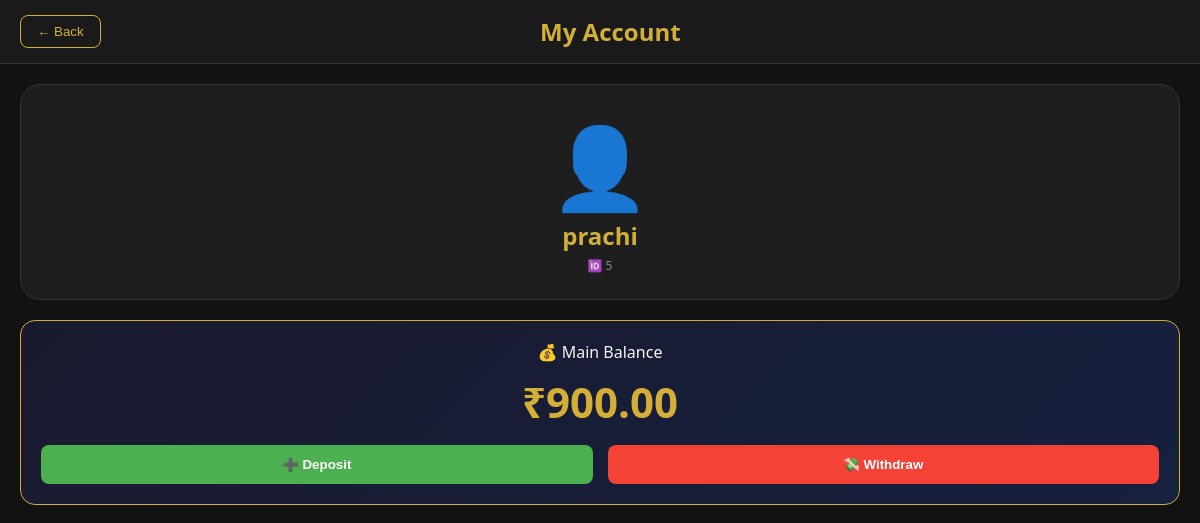
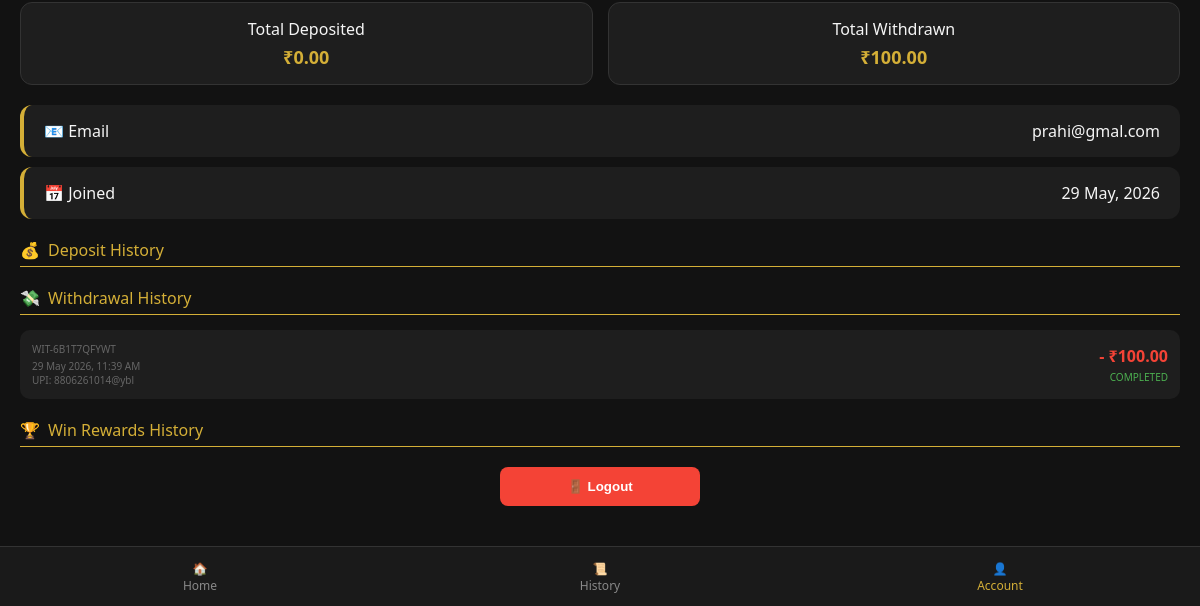
The page /account/ (signed in) on the database as committed earlier (2 pictures, top to bottom).
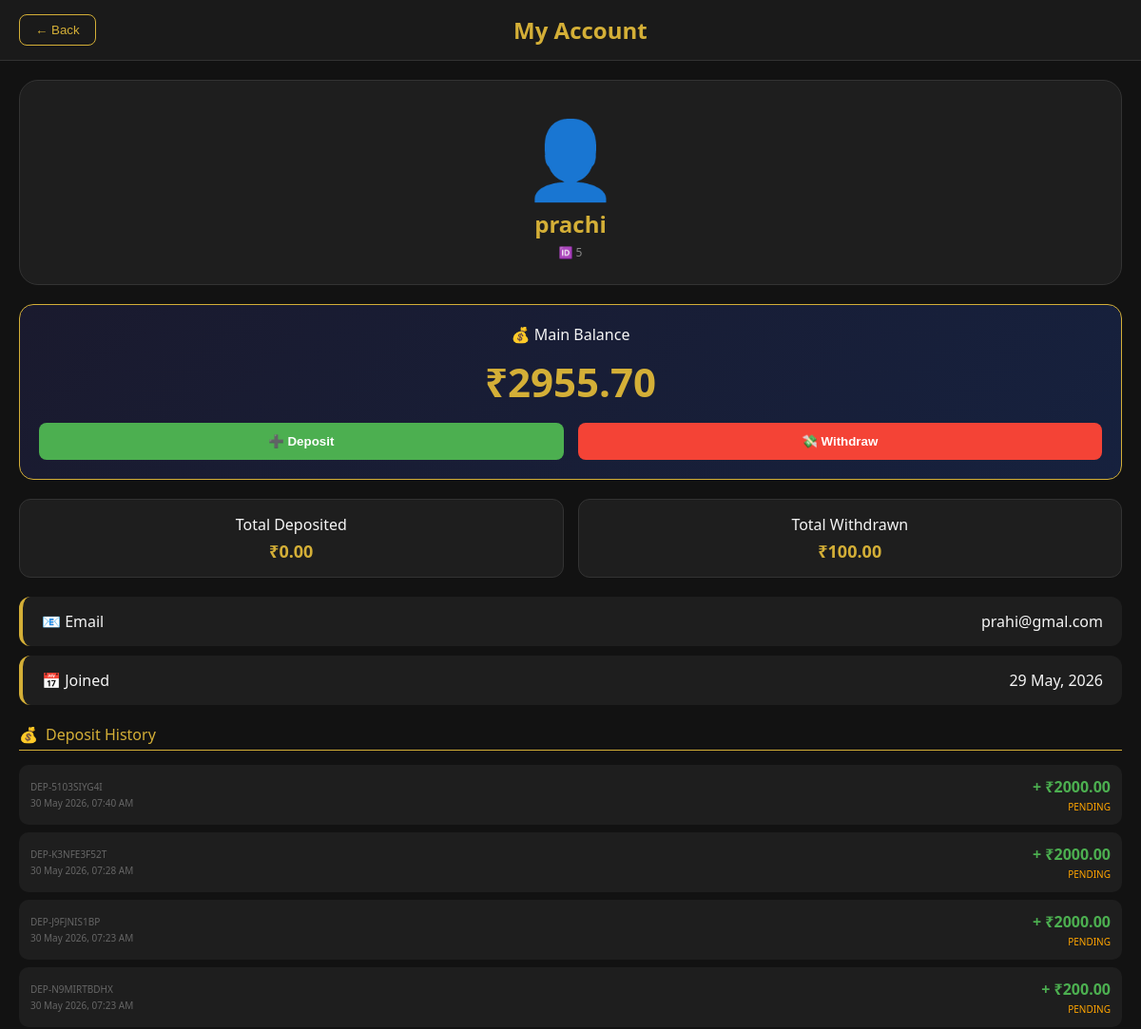
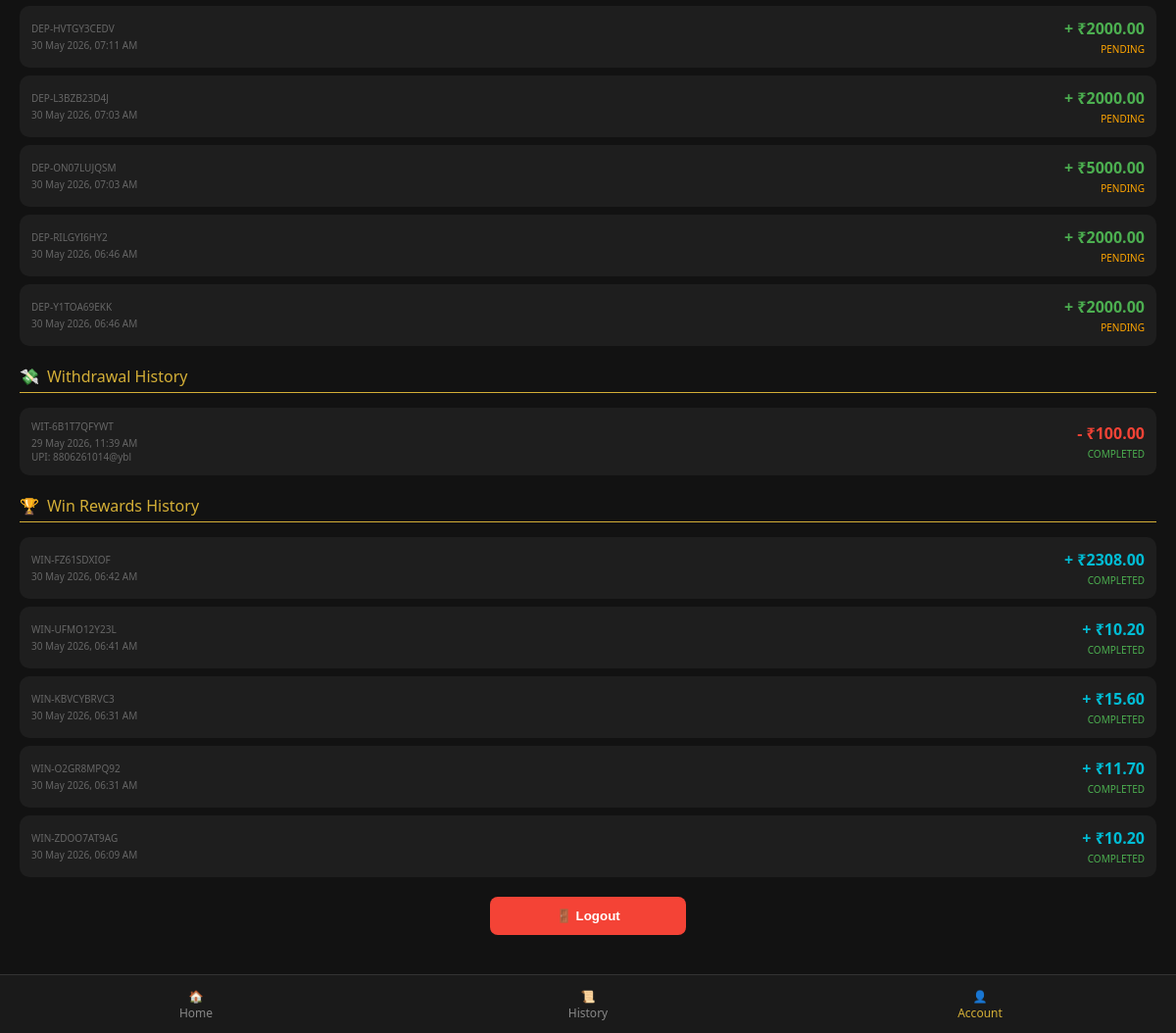
The same page on the database as committed later (2 pictures, top to bottom).
### game_api/models.py (models this page shows, shortened)
class Transaction(models.Model):
    TRANSACTION_TYPES = [
        ('DEPOSIT', 'Deposit'),
        ('WITHDRAW', 'Withdraw'),
        ('GAME_FEE', 'Game Fee'),
        ('WIN_REWARD', 'Win Reward'),
    ]
    STATUS_CHOICES = [
        ('PENDING', 'Pending'),
        ('COMPLETED', 'Completed'),
        ('FAILED', 'Failed'),
    ]
    user = models.ForeignKey(User, on_delete=models.CASCADE, related_name='transactions')
    transaction_type = models.CharField(max_length=20, choices=TRANSACTION_TYPES)
    amount = models.DecimalField(max_digits=10, decimal_places=2)
    status = models.CharField(max_length=20, choices=STATUS_CHOICES, default='COMPLETED')
    transaction_id = models.CharField(max_length=100, unique=True, blank=True)
    description = models.TextField(blank=True, null=True)
    created_at = models.DateTimeField(auto_now_add=True)
    upi_id = models.CharField(max_length=100, blank=True, null=True)
    utr_number = models.CharField(max_length=100, blank=True, null=True)  # IMPORTANT: Add this
    bank_account = models.CharField(max_length=50, blank=True, null=True)
    ifsc_code = models.CharField(max_length=20, blank=True, null=True)
    account_holder = models.CharField(max_length=100, blank=True, null=True)
    approved_by = models.ForeignKey(User, on_delete=models.SET_NULL, null=True, blank=True, related_name='approved_transactions')
    approved_at = models.DateTimeField(null=True, blank=True)
    rejection_reason = models.TextField(blank=True, null=True)

### game_api/views.py (the view)
# urls.py: path('account/', views.account_page, name='account'),
@login_required
def account_page(request):
    user = request.user
    wallet, created = Wallet.objects.get_or_create(user=user)
    total_wins = GameReward.objects.filter(user=user, status='CLAIMED').count()
    transactions = Transaction.objects.filter(user=user).order_by('-created_at')[:50]
    total_deposit = sum(t.amount for t in transactions if t.transaction_type == 'DEPOSIT' and t.status == 'COMPLETED')
    total_withdraw = sum(t.amount for t in transactions if t.transaction_type == 'WITHDRAW' and t.status == 'COMPLETED')
    context = {
        "user_name": user.username,
        "user_id": user.id,
        "user_email": user.email,
        "joined_date": user.date_joined.strftime("%d %B, %Y"),
        "total_wins": total_wins,
        "wallet_balance": float(wallet.balance),
        "transactions": transactions,
        "total_deposit": float(total_deposit),
        "total_withdraw": float(total_withdraw),
    }
    return render(request, 'account.html', context)

### templates/account.html (shortened to what this page needs)
<!DOCTYPE html>
<html lang="en">
<head>
</head>
<body>
<div class="account-header">
    <button class="back-btn" onclick="goBack()">← Back</button>
    <h2>My Account</h2>
</div>
<div class="profile-card">
    <div class="avatar">👤</div>
    <div class="username">{{ user_name }}</div>
    <div class="user-id">🆔 {{ user_id }}</div>
</div>
<div class="wallet-card">
    <div class="wallet-label">💰 Main Balance</div>
    <div class="wallet-balance" id="walletBalance">₹{{ wallet_balance|floatformat:2 }}</div>
    <div class="wallet-buttons">
        <button class="btn-deposit" onclick="openDepositModal()">➕ Deposit</button>
        <button class="btn-withdraw" onclick="openWithdrawModal()">💸 Withdraw</button>
    </div>
</div>
<div class="stats-row">
    <div class="stat-mini-card"><div class="stat-mini-label">Total Deposited</div><div class="stat-mini-value" id="totalDeposit">₹{{ total_deposit|floatformat:2 }}</div></div>
    <div class="stat-mini-card"><div class="stat-mini-label">Total Withdrawn</div><div class="stat-mini-value" id="totalWithdraw">₹{{ total_withdraw|floatformat:2 }}</div></div>
</div>
<div class="info-grid">
    <div class="info-card"><span>📧 Email</span><span>{{ user_email }}</span></div>
    <div class="info-card"><span>📅 Joined</span><span>{{ joined_date }}</span></div>
</div>
<div class="history-section">
    <div class="history-title"><span>💰</span> Deposit History</div>
    <div id="depositHistory">
        {% for t in transactions %}
            {% if t.transaction_type == 'DEPOSIT' %}
            <div class="transaction-item">
                <div class="transaction-left">
                    <div class="transaction-id">{{ t.transaction_id }}</div>
                    <div class="transaction-date">{{ t.created_at|date:"d M Y, h:i A" }}</div>
                </div>
                <div class="transaction-right">
                    <div class="transaction-amount deposit-amount">+ ₹{{ t.amount }}</div>
                    <div class="transaction-status status-{{ t.status|lower }}">{{ t.status }}</div>
                </div>
            </div>
            {% endif %}
        {% empty %}
            <div class="empty-state">No deposit transactions yet</div>
        {% endfor %}
    </div>
</div>
<div class="history-section">
    <div class="history-title"><span>💸</span> Withdrawal History</div>
    <div id="withdrawHistory">
        {% for t in transactions %}
            {% if t.transaction_type == 'WITHDRAW' %}
            <div class="transaction-item">
                <div class="transaction-left">
                    <div class="transaction-id">{{ t.transaction_id }}</div>
                    <div class="transaction-date">{{ t.created_at|date:"d M Y, h:i A" }}</div>
                    {% if t.upi_id %}<div class="transaction-id">UPI: {{ t.upi_id }}</div>{% endif %}
                </div>
                <div class="transaction-right">
                    <div class="transaction-amount withdraw-amount">- ₹{{ t.amount }}</div>
                    <div class="transaction-status status-{{ t.status|lower }}">{{ t.status }}</div>
                </div>
            </div>
            {% endif %}
        {% empty %}
            <div class="empty-state">No withdrawal transactions yet</div>
        {% endfor %}
    </div>
</div>
<div class="history-section">
    <div class="history-title"><span>🏆</span> Win Rewards History</div>
    <div id="winHistory">
        {% for t in transactions %}
            {% if t.transaction_type == 'WIN_REWARD' %}
            <div class="transaction-item">
                <div class="transaction-left">
                    <div class="transaction-id">{{ t.transaction_id }}</div>
                    <div class="transaction-date">{{ t.created_at|date:"d M Y, h:i A" }}</div>
                </div>
                <div class="transaction-right">
                    <div class="transaction-amount reward-amount">+ ₹{{ t.amount }}</div>
                    <div class="transaction-status status-{{ t.status|lower }}">{{ t.status }}</div>
                </div>
            </div>
            {% endif %}
        {% empty %}
            <div class="empty-state">No win rewards yet</div>
        {% endfor %}
    </div>
</div>
<div style="text-align: center; margin: 20px;">
    <button class="btn-withdraw" style="width: 200px;" onclick="handleLogout()">🚪 Logout</button>
</div>
<nav class="nav">
    <div class="nav-item" onclick="window.location.href='/mine/'"><span>🏠</span>Home</div>
    <div class="nav-item" onclick="window.location.href='/history/'"><span>📜</span>History</div>
    <div class="nav-item active"><span>👤</span>Account</div>
</nav>
</body>
</html>

### templates/account.html (style rules this page uses)
:root { --gold: #d4af37; --bg: #121212; --card: #1e1e1e; --card-light: #2a2a2a; --green: #4caf50; --red: #f44336; --text: #f5f5f5; --text-muted: #888; --border: #333; --phonepe: #5f259f; --googlepay: #4285f4; --paytm: #00baf2; --bhim: #e64a19; }
* { margin: 0; padding: 0; box-sizing: border-box; }
body { background: var(--bg); color: var(--text); font-family: 'Segoe UI', sans-serif; padding-bottom: 80px; }
.account-header { background: #1a1a1a; padding: 15px 20px; display: flex; align-items: center; gap: 15px; border-bottom: 1px solid var(--border); position: sticky; top: 0; z-index: 100; }
.back-btn { background: transparent; border: 1px solid var(--gold); color: var(--gold); padding: 8px 16px; border-radius: 8px; cursor: pointer; }
.account-header h2 { flex: 1; text-align: center; color: var(--gold); }
.profile-card { background: var(--card); margin: 20px; padding: 25px; border-radius: 20px; text-align: center; border: 1px solid var(--border); }
.avatar { font-size: 80px; }
.username { font-size: 24px; font-weight: bold; color: var(--gold); }
.user-id { font-size: 12px; color: var(--text-muted); margin-top: 5px; }
.wallet-card { background: linear-gradient(135deg, #1a1a2e, #16213e); margin: 20px; padding: 20px; border-radius: 15px; border: 1px solid var(--gold); text-align: center; }
.wallet-balance { font-size: 42px; font-weight: bold; color: var(--gold); margin: 10px 0; }
.wallet-buttons { display: flex; gap: 15px; margin-top: 15px; }
.btn-deposit, .btn-withdraw { flex: 1; padding: 12px; border: none; border-radius: 8px; font-weight: bold; cursor: pointer; }
.btn-deposit { background: var(--green); color: white; }
.btn-withdraw { background: var(--red); color: white; }
.stats-row { display: flex; gap: 15px; margin: 20px; }
.stat-mini-card { flex: 1; background: var(--card); padding: 15px; border-radius: 12px; text-align: center; border: 1px solid var(--border); }
.stat-mini-value { font-size: 18px; font-weight: bold; color: var(--gold); margin-top: 5px; }
.info-grid { margin: 20px; }
.info-card { background: var(--card); padding: 15px 20px; border-radius: 12px; border-left: 4px solid var(--gold); display: flex; justify-content: space-between; margin-bottom: 10px; }
.history-section { margin: 20px; }
.history-title { font-size: 16px; color: var(--gold); margin-bottom: 15px; padding-bottom: 5px; border-bottom: 1px solid var(--gold); display: flex; align-items: center; gap: 8px; }
.transaction-item { background: var(--card); padding: 12px; border-radius: 10px; margin-bottom: 8px; display: flex; justify-content: space-between; align-items: center; }
.transaction-left { flex: 1; }
.transaction-id { font-size: 10px; color: #666; }
.transaction-date { font-size: 10px; color: #666; margin-top: 3px; }
.transaction-right { text-align: right; }
.transaction-amount { font-size: 16px; font-weight: bold; }
.transaction-status { font-size: 10px; margin-top: 3px; }
.status-completed { color: var(--green); }
.status-pending { color: orange; }
.deposit-amount { color: var(--green); }
.withdraw-amount { color: var(--red); }
.reward-amount { color: #00bcd4; }
.nav { position: fixed; bottom: 0; width: 100%; background: #1a1a1a; display: flex; height: 60px; border-top: 1px solid var(--border); z-index: 2000; }
.nav-item { flex: 1; display: flex; flex-direction: column; justify-content: center; align-items: center; font-size: 12px; color: #888; cursor: pointer; }
.nav-item.active { color: var(--gold); }

Rows that differ between the two databases and show on the page:
added Transaction: transaction_id "DEP-5103SIYG4I", created_at "30 May 2026, 07:40 AM", amount "2000.00", status "PENDING", shown under "My Account"
added Transaction: transaction_id "DEP-K3NFE3F52T", created_at "30 May 2026, 07:28 AM", amount "2000.00", status "PENDING", shown under "My Account"
added Transaction: transaction_id "DEP-J9FJNIS1BP", created_at "30 May 2026, 07:23 AM", amount "2000.00", status "PENDING", shown under "My Account"
added Transaction: transaction_id "DEP-N9MIRTBDHX", created_at "30 May 2026, 07:23 AM", amount "200.00", status "PENDING", shown under "My Account"
added Transaction: transaction_id "DEP-HVTGY3CEDV", created_at "30 May 2026, 07:11 AM", amount "2000.00", status "PENDING", shown under "My Account"
added Transaction: transaction_id "DEP-L3BZB23D4J", created_at "30 May 2026, 07:03 AM", amount "2000.00", status "PENDING", shown under "My Account"
added Transaction: transaction_id "DEP-ON07LUJQSM", created_at "30 May 2026, 07:03 AM", amount "5000.00", status "PENDING", shown under "My Account"
added Transaction: transaction_id "DEP-RILGYI6HY2", created_at "30 May 2026, 06:46 AM", amount "2000.00", status "PENDING", shown under "My Account"
added Transaction: transaction_id "DEP-Y1TOA69EKK", created_at "30 May 2026, 06:46 AM", amount "2000.00", status "PENDING", shown under "My Account"
added Transaction: transaction_id "WIN-FZ61SDXIOF", created_at "30 May 2026, 06:42 AM", amount "2308.00", status "COMPLETED"
added Transaction: transaction_id "WIN-UFMO12Y23L", created_at "30 May 2026, 06:41 AM", amount "10.20", status "COMPLETED"
added Transaction: transaction_id "WIN-KBVCYBRVC3", created_at "30 May 2026, 06:31 AM", amount "15.60", status "COMPLETED"
added Transaction: transaction_id "WIN-O2GR8MPQ92", created_at "30 May 2026, 06:31 AM", amount "11.70", status "COMPLETED"
added Transaction: transaction_id "WIN-ZDOO7AT9AG", created_at "30 May 2026, 06:09 AM", amount "10.20", status "COMPLETED"
Other text that changed with them:
{{ wallet_balance|floatformat:2 }}: "900.00" → "2955.70"
